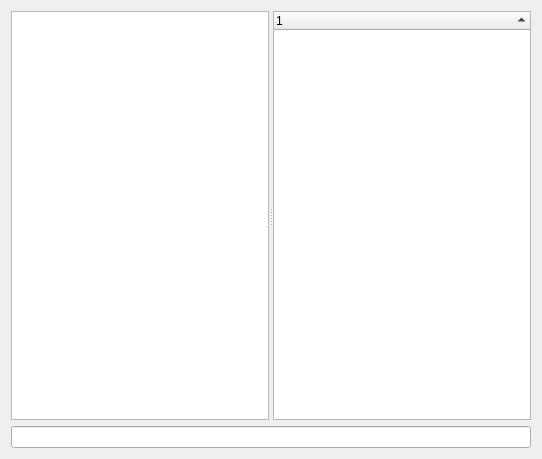
<?xml version="1.0" encoding="UTF-8"?>
<ui version="4.0">
 <class>HubWidget</class>
 <widget class="QWidget" name="HubWidget">
  <property name="geometry">
   <rect>
    <x>0</x>
    <y>0</y>
    <width>542</width>
    <height>459</height>
   </rect>
  </property>
  <property name="windowTitle">
   <string>Hub</string>
  </property>
  <layout class="QVBoxLayout" name="verticalLayout">
   <item>
    <widget class="QSplitter" name="splitter">
     <property name="orientation">
      <enum>Qt::Horizontal</enum>
     </property>
     <widget class="KTextBrowser" name="pChat">
      <property name="font">
       <font>
        <pointsize>7</pointsize>
       </font>
      </property>
     </widget>
     <widget class="QTreeWidget" name="pUsers">
      <property name="contextMenuPolicy">
       <enum>Qt::CustomContextMenu</enum>
      </property>
      <property name="alternatingRowColors">
       <bool>true</bool>
      </property>
      <property name="rootIsDecorated">
       <bool>false</bool>
      </property>
      <property name="sortingEnabled">
       <bool>true</bool>
      </property>
      <property name="allColumnsShowFocus">
       <bool>true</bool>
      </property>
      <attribute name="headerShowSortIndicator" stdset="0">
       <bool>true</bool>
      </attribute>
      <column>
       <property name="text">
        <string notr="true">1</string>
       </property>
      </column>
     </widget>
    </widget>
   </item>
   <item>
    <widget class="KLineEdit" name="pChatInput"/>
   </item>
  </layout>
 </widget>
 <customwidgets>
  <customwidget>
   <class>KLineEdit</class>
   <extends>QLineEdit</extends>
   <header>klineedit.h</header>
  </customwidget>
  <customwidget>
   <class>KTextBrowser</class>
   <extends>QTextBrowser</extends>
   <header>ktextbrowser.h</header>
  </customwidget>
 </customwidgets>
 <resources/>
 <connections/>
</ui>
